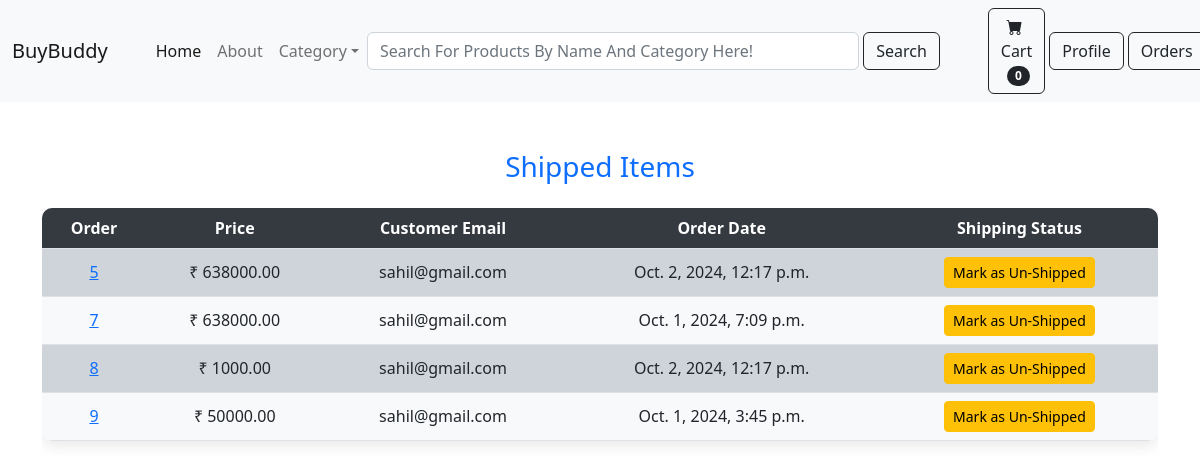
The page /payment/shipped_dash (signed in) on the database its author committed.
### payment/models.py (models this page shows, shortened)
class Order(models.Model):
    user = models.ForeignKey(User, on_delete=models.CASCADE, null=True, blank=True)
    full_name = models.CharField(max_length=255)
    email = models.EmailField(max_length=255)
    shipping_address = models.TextField(max_length=15000)
    amount_pay = models.DecimalField(max_digits=10, decimal_places=2)
    order_date = models.DateTimeField(auto_now_add=True)
    shipped = models.BooleanField(default=False)
    date_shipped = models.DateTimeField(blank=True, null=True)

### payment/views.py (the view, shortened to what this page needs)
# urls.py: path('shipped_dash', views.shipped_dash, name='shipped_dash'),
def shipped_dash(request):
    if request.user.is_authenticated and request.user.is_superuser:
        orders = Order.objects.filter(shipped=True)
        return render(request, 'payment/shipped_dash.html', {'orders':orders})
    else:
        messages.error(request, "Only superusers can access this page.")
        return redirect('home')

### cart/cart.py (called while the page is built)
    def __len__(self):
        return len(self.cart)

### cart/context_processors.py (called while the page is built)
def cart(request):
    return {'cart': Cart(request)}

### payment/templates/payment/shipped_dash.html (shortened to what this page needs)
{% extends 'base.html' %}
{% block content %}
<div class="container mt-5">
    <div class="row">
        <div class="col-12 text-center">
            <h3 class="mb-4 font-weight-bold text-primary">Shipped Items</h3>
            <div class="table-responsive">
                <table class="table table-custom">
                    <thead class="thead-dark">
                      <tr>
                        <th scope="col">Order</th>
                        <th scope="col">Price</th>
                        <th scope="col">Customer Email</th>
                        <th scope="col">Order Date</th>
                        <th scope="col">Shipping Status</th>
                      </tr>
                    </thead>
                    <tbody>
                        {% for item in orders %}
                      <tr>
                        <td><a href="{% url 'orders' item.id %}">{{ item.id }}</a></td>
                        <td>₹ {{ item.amount_pay }}</td>
                        <td>{{ item.email }}</td>
                        <td>{{ item.date_shipped }}</td>
                        <td>
                            <form method="post">
                                <button type="submit" class="btn btn-warning btn-sm">Mark as Un-Shipped</button>
                            </form>
                        </td>
                      </tr>
                        {% endfor %}
                    </tbody>
                </table>
            </div>
        </div>
    </div>
</div>
{% endblock %}

### shop/templates/base.html (shortened to what this page needs)
{% load static %}
<!DOCTYPE html>
<html lang="en">
    <head>
        <link href="https://cdn.jsdelivr.net/npm/bootstrap-icons@1.5.0/font/bootstrap-icons.css" rel="stylesheet" />
        <link href="{% static 'css/styles.css' %}" rel="stylesheet" />
    </head>
    <body>
        {% include 'navbar.html' %}
        {% block content %}
        {% endblock %}
    </body>
</html>

### shop/templates/navbar.html (shortened to what this page needs)
<nav class="navbar navbar-expand-lg navbar-light bg-light">
    <div class="container-fluid">
        <a class="navbar-brand" href="{% url 'home' %}">BuyBuddy</a>
        <div class="collapse navbar-collapse" id="navbarSupportedContent">
            <ul class="navbar-nav me-auto mb-2 mb-lg-0 ms-lg-4">
                <li class="nav-item"><a class="nav-link active" aria-current="page" href="{% url 'home' %}">Home</a></li>
                <li class="nav-item"><a class="nav-link" href="{% url 'about' %}">About</a></li>
                <li class="nav-item dropdown">
                    <a class="nav-link dropdown-toggle" id="navbarDropdown" href="#" role="button" data-bs-toggle="dropdown" aria-expanded="false">Category</a>
                </li>
            </ul>
            <div class="col-sm-7">
                <form class="d-flex" action="{% url 'search' %}" method="get" role="search">
                    <input class="form-control me-1 search-bordered" type="text" name="query" placeholder="Search For Products By Name And Category Here!" aria-label="Search" value="{{ query }}">
                    <button class="btn btn-outline-dark me-5" type="submit">Search</button>
                </form>
            </div>
            <form class="d-flex ms-0">
                <a href="{% url 'cart_summary' %}" class="btn btn-outline-dark me-1">
                    <i class="bi-cart-fill me-1"></i>
                    Cart
                    <span class="badge bg-dark text-white ms-1 rounded-pill" id="cart_quantity">
                        {{ cart|length }}
                    </span>
                </a>
            </form>
            {% if user.is_authenticated %}
            <li class="nav dropdown">
                <a class="btn btn-outline-dark dropdown" role="button" data-bs-toggle="dropdown" aria-expanded="false">Profile</a>
            </li>
            {% if user.is_superuser %}
            <li class="nav dropdown ms-1">
                <a class="btn btn-outline-dark dropdown" role="button" data-bs-toggle="dropdown" aria-expanded="false">Orders</a>
            </li>
            {% endif %}
            {% else %}
            <a href="{% url 'register' %}" class="btn btn-outline-dark me-1">Register</a>
            <a href="{% url 'login' %}" class="btn btn-outline-dark me-1">Login</a>
            {% endif %}
        </div>
    </div>
</nav>

### payment/templates/payment/shipped_dash.html (style rules this page uses)
.table-custom { border-radius: 10px; overflow: hidden; box-shadow: 0 4px 15px rgba(0, 0, 0, 0.1); }
.table-custom th, .table-custom td { vertical-align: middle; }
.table-custom th { background-color: #343a40; color: #ffffff; }
.table-custom tbody tr { transition: background-color 0.3s, transform 0.2s; }
.table-custom tbody tr:nth-child(odd) { background-color: #ced4da; }
.table-custom tbody tr:nth-child(even) { background-color: #f8f9fa; }

### rows shown on the page
Order: id "5", amount_pay "638000.00", email "sahil@gmail.com", date_shipped "Oct. 2, 2024, 12:17 p.m."
Order: id "7", amount_pay "638000.00", email "sahil@gmail.com", date_shipped "Oct. 1, 2024, 7:09 p.m."
Order: id "8", amount_pay "1000.00", email "sahil@gmail.com", date_shipped "Oct. 2, 2024, 12:17 p.m."
Order: id "9", amount_pay "50000.00", email "sahil@gmail.com", date_shipped "Oct. 1, 2024, 3:45 p.m."

### other values the page prints
{{ cart|length }} "0"
